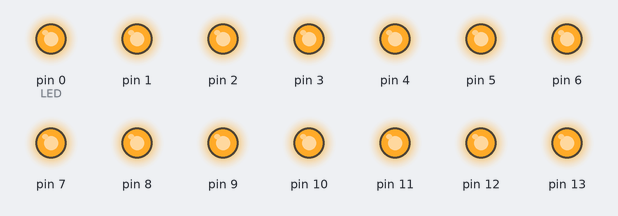
Simulated run of this sketch. Board: Arduino Uno, built with avr-gcc and run on an emulated ATmega328P. Shown: output pins drawn as LEDs (lit = HIGH).

Above: at 1.0 s.
At 3.0 s:
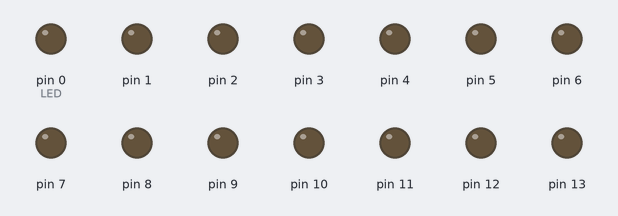
Timing chart, 0 to 5.2 s (numbered marks = the images above):
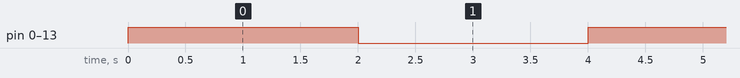

Measured:
- by itself, pin 0 (LED), pin 1–13: alternates HIGH for 2.0 s and LOW for 2.0 s

The sketch:

Blink.ino
```cpp
void setup() {
  // initialize digital pin LED_BUILTIN as an output.

  for(int i = 0; i < 14; i++)
    pinMode(i, OUTPUT);
}

// the loop function runs over and over again forever
void loop() {
    for(int i = 0; i < 14; i++){
      digitalWrite(i, HIGH);   // turn the LED on (HIGH is the voltage level)
    }
  delay(2000);
  for(int i = 0; i < 14; i++){
    digitalWrite(i, LOW);   // turn the LED on (HIGH is the voltage level)
      }
   delay(2000);
    }
```

blink.c
```cpp
/*
* Hackaday.com AVR Tutorial firmware
* written by: Mike Szczys (@szczys)
* 10/24/2010
*
* ATmega168
* Blinks one LED conneced to PD0
*
* http://hackaday.com/2010/10/25/avr-programming-02-the-hardware/
*/

#include <avr/io.h>
#include <avr/interrupt.h>

int main(void)
{

  //Setup the clock
  cli();			//Disable global interrupts
  TCCR1B |= 1<<CS11 | 1<<CS10;	//Divide by 64
  OCR1A = 15624;		//Count 15624 cycles for 1 second interrupt
  TCCR1B |= 1<<WGM12;		//Put Timer/Counter1 in CTC mode
  TIMSK1 |= 1<<OCIE1A;		//enable timer compare interrupt
  sei();			//Enable global interrupts

  //Setup the I/O for the LED

  DDRD |= (1<<0);		//Set PortD Pin0 as an output
  PORTD |= (1<<0);		//Set PortD Pin0 high to turn on LED

  while(1) { }			//Loop forever, interrupts do the rest
}

ISR(TIMER1_COMPA_vect)		//Interrupt Service Routine
{
  PORTD ^= (1<<0);
}
```
